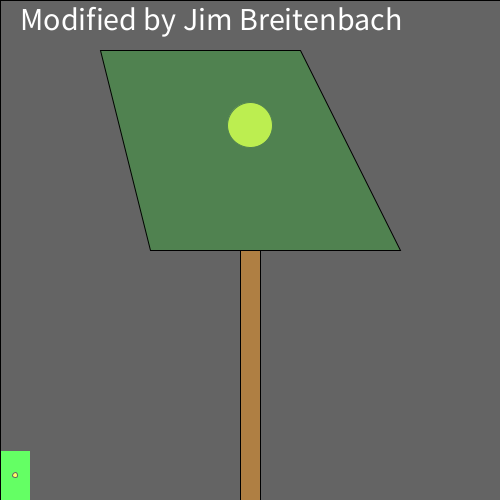
Frame 1 (no input)
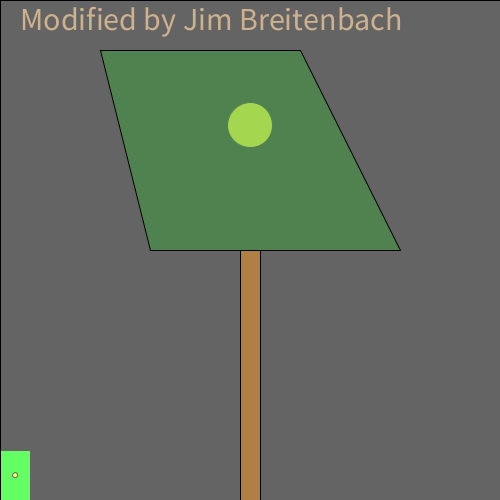
Frame 60 (the mouse pressed at the canvas centre just before this capture)
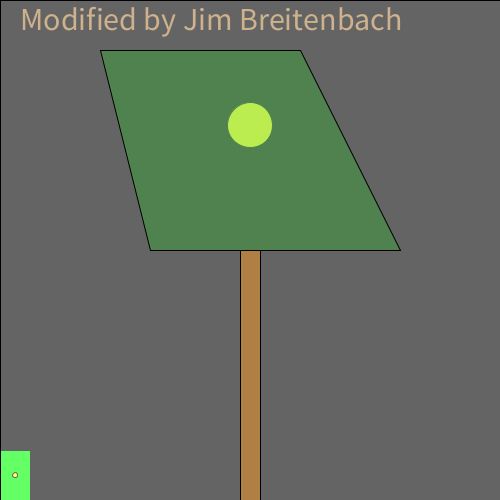
Frame 120 (the mouse held since frame 60 and released just before this capture)

The Processing sketch that drew these frames (run headless with seeded random() and noise(); from frame 60 on, the mouse is pressed at the canvas centre):

// Processing sketch: processing_109423
// ── processing_109423.pde

/*
  Norm Krumpe
  September 22, 2012
  Models a light that is triggered by motion (in this case, motion
  of the mouse).  The light also has a timer.  So, motion turns on the
  light, but a certain amount of time passing with no motion will
  cause the light to turn off again.
*/

// How close you need to get to the
// light sensor in order to turn on
// the light.  Higher values make it
// easier to trigger the light.  Distance
// is measured in pixels.
final int TRIGGER_DISTANCE = 50;

// The location of the sensor:
final int SWITCH_CENTER_X = 15;
final int SWITCH_CENTER_Y = 475;

// seconds until light shuts off automatically when there is no motion
final float SECONDS_UNTIL_AUTO_SHUTOFF = 10; 

// Light will initially be on because of this next value.
// Want the light off initially?  
// Set this to something less than SECONDS_UNTIL_AUTO_SHUTOFF
float timeOfLastTrigger = 0; 
boolean revealTriggerRegion = false;

// Just choose a window size
void setup() {
  size(500, 500);

}

// Each time the mouse moves, check to see
// if it triggered the motion sensor
void mouseMoved() {
  if (motionSensorWasTriggered()) {
    timeOfLastTrigger = millis()/1000.0;
  }
}

// When a key is pressed, toggle the "cheat" that
// reveals the motion sensor's trigger region.
void keyPressed() {
  revealTriggerRegion = !revealTriggerRegion;
}

// Draw the various parts of the scene
void draw() {
  background(0);
  textSize(32);
  text("Modified by Jim Breitenbach", 20, 30);
  drawLightSwitch();
  drawLamp();  
  drawTriggerRegion();
}

// Draws all components of the lamp
void drawLamp() {
  drawLight();
  fill(0, 255, 0, 50);
  quad(100, 50, 300, 50, 400, 250, 150, 250);
  fill(175, 127, 67);
  rect(240, 250, 20, 250);
}

// How the light gets drawn depends on whether
// the lightbulb is lit.
void drawLight() {

  if (secondsSinceLastTrigger() < SECONDS_UNTIL_AUTO_SHUTOFF) {
    // If the light is on:
    int strength = (int)random(156, 256);
    fill(strength, strength, 0);
    ellipse(250, 125, 45, 45);
    fill(255, 100);
    rect(0, 0, width, height);
  }

  else {
    // Light is off:
    fill(10, 10, 0);
    ellipse(250, 125, 45, 45);
  }
}

// Draw the light switch/sensor
void drawLightSwitch() {
  fill(0, 255, 0);
  rect(SWITCH_CENTER_X - 15, SWITCH_CENTER_Y - 25, 30, 60);
  fill(255, 255, 0);
  ellipse(SWITCH_CENTER_X, SWITCH_CENTER_Y, 5, 5);
}

// Return true if the mouse triggered the sensor
boolean motionSensorWasTriggered() {
  return distanceFromLightSwitch() < TRIGGER_DISTANCE;
}

// Compute the distance between the mouse and the sensor
float distanceFromLightSwitch() {  
  return dist(mouseX, mouseY, SWITCH_CENTER_X, SWITCH_CENTER_Y);
}

// Determine how long it has been since the motion sensor
// was last turned on.
float secondsSinceLastTrigger() {
  return millis()/1000.0 - timeOfLastTrigger;
}

// Show a "cheat" region so that you know where the mouse
// needs to go in order to trigger the light sensor
void drawTriggerRegion() {
  if (revealTriggerRegion) {
    fill(255, 25);
    ellipse(SWITCH_CENTER_X, SWITCH_CENTER_Y, 
    TRIGGER_DISTANCE * 2, TRIGGER_DISTANCE * 2);
  }
}
